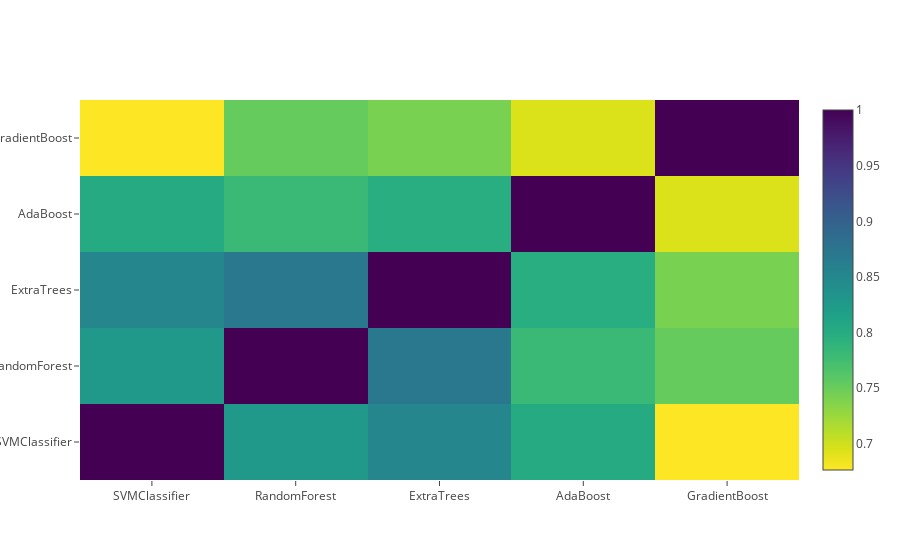

This figure's notebook cell:
### Markdown cell above
**Correlation Heatmap of the Second Level Training set**

### Code cell
data = [
    go.Heatmap(
        z= base_predictions_train.astype(float).corr().values ,
        x=base_predictions_train.columns.values,
        y= base_predictions_train.columns.values,
          colorscale='Viridis',
            showscale=True,
            reversescale = True
    )
]
py.iplot(data, filename='labelled-heatmap')

### Figure 1 — Plotly figure (JSON) as saved in the notebook; plotly's stock layout.template omitted (floating-point values rounded to 4 significant figures)
{"data": [{"type": "heatmap", "z": [[1, 0.8263, 0.8532, 0.8023, 0.6766], [0.8263, 1, 0.8704, 0.7815, 0.752], [0.8532, 0.8704, 1, 0.7969, 0.742], [0.8023, 0.7815, 0.7969, 1, 0.694], [0.6766, 0.752, 0.742, 0.694, 1]], "x": ["SVMClassifier", "RandomForest", "ExtraTrees", "AdaBoost", "GradientBoost"], "y": ["SVMClassifier", "RandomForest", "ExtraTrees", "AdaBoost", "GradientBoost"], "colorscale": "Viridis", "showscale": true, "reversescale": true}], "layout": {"xaxis": {"type": "category", "range": [-0.5, 4.5], "autorange": true}, "yaxis": {"type": "category", "range": [-0.5, 4.5], "autorange": true}, "autosize": true}}
